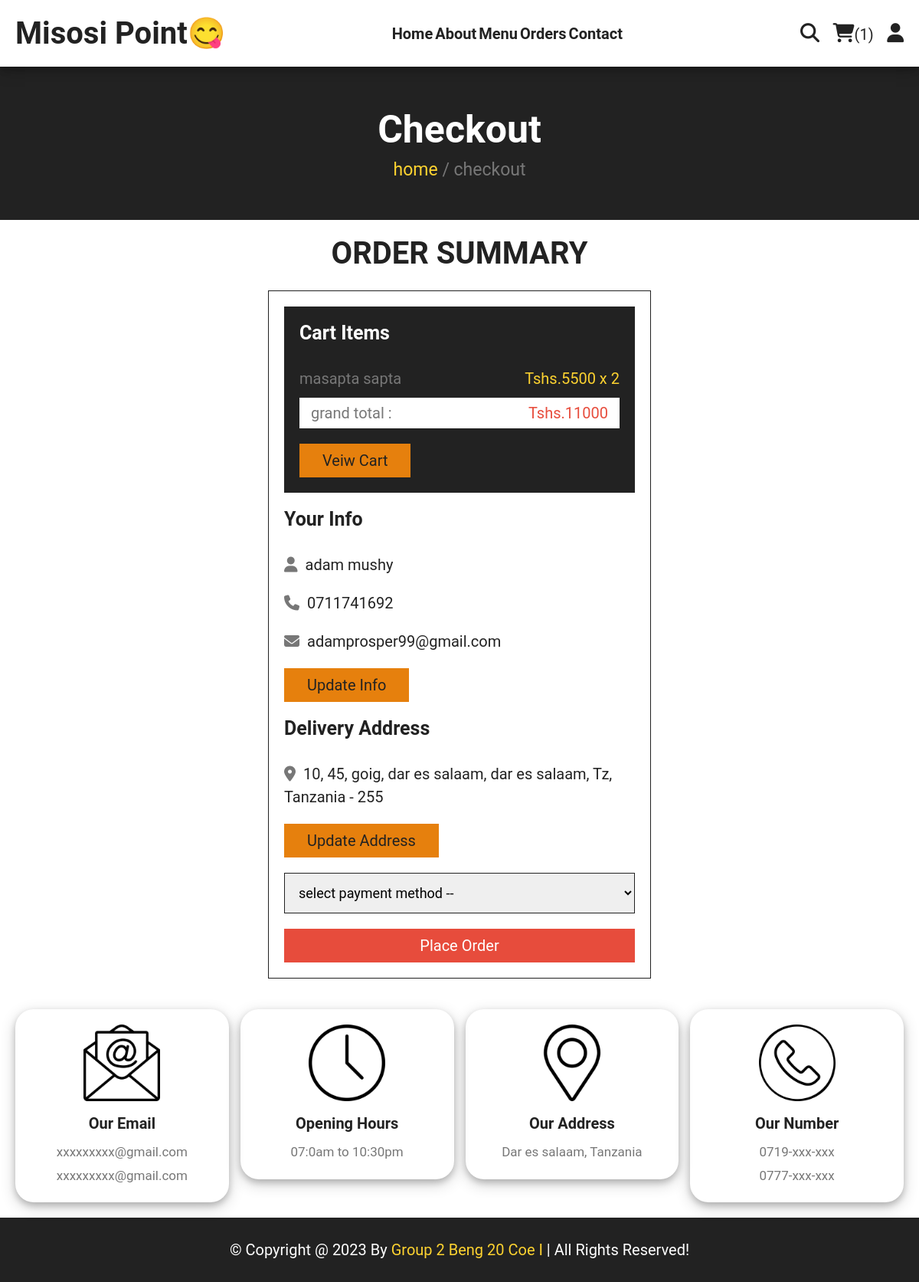
The page /checkout.php (signed in) on the database its author committed.
### tables this page shows
CREATE TABLE IF NOT EXISTS `cart` (
  `id` int NOT NULL AUTO_INCREMENT,
  `user_id` int NOT NULL,
  `pid` int NOT NULL,
  `name` varchar(100) NOT NULL,
  `price` int NOT NULL,
  `quantity` int NOT NULL,
  `image` varchar(100) NOT NULL,
  PRIMARY KEY (`id`)
);

CREATE TABLE IF NOT EXISTS `users` (
  `id` int NOT NULL AUTO_INCREMENT,
  `name` varchar(20) NOT NULL,
  `email` varchar(50) NOT NULL,
  `number` varchar(10) NOT NULL,
  `password` varchar(50) NOT NULL,
  `address` varchar(500) NOT NULL,
  PRIMARY KEY (`id`)
);

### checkout.php (the view, shortened to what this page needs)
<?php
include 'components/connect.php';
if(isset($_SESSION['user_id'])){
   $user_id = $_SESSION['user_id'];
}else{
   $user_id = '';
   header('location:home.php');
};
?>
<!DOCTYPE html>
<html lang="en">
<head>
   <link rel="stylesheet" href="https://cdnjs.cloudflare.com/ajax/libs/font-awesome/6.1.1/css/all.min.css">
   <link rel="stylesheet" href="css/style.css">
</head>
<body>
<?php include 'components/user_header.php'; ?>
<div class="heading">
   <h3>checkout</h3>
   <p><a href="home.php">home</a> <span> / checkout</span></p>
</div>
<section class="checkout">
   <h1 class="title">order summary</h1>
<form action="" method="post">
   <div class="cart-items">
      <h3>cart items</h3>
      <?php
         $grand_total = 0;
         $select_cart = $conn->prepare("SELECT * FROM `cart` WHERE user_id = ?");
         $select_cart->execute([$user_id]);
         if($select_cart->rowCount() > 0){
            while($fetch_cart = $select_cart->fetch(PDO::FETCH_ASSOC)){
               $grand_total += ($fetch_cart['price'] * $fetch_cart['quantity']);
      ?>
      <p><span class="name"><?= $fetch_cart['name']; ?></span><span class="price">Tshs.<?= $fetch_cart['price']; ?> x <?= $fetch_cart['quantity']; ?></span></p>
      <?php
            }
         }else{
            echo '<p class="empty">your cart is empty!</p>';
         }
      ?>
      <p class="grand-total"><span class="name">grand total :</span><span class="price">Tshs.<?= $grand_total; ?></span></p>
      <a href="cart.php" class="btn">veiw cart</a>
   </div>
   <div class="user-info">
      <h3>your info</h3>
      <p><i class="fas fa-user"></i><span><?= $fetch_profile['name'] ?></span></p>
      <p><i class="fas fa-phone"></i><span><?= $fetch_profile['number'] ?></span></p>
      <p><i class="fas fa-envelope"></i><span><?= $fetch_profile['email'] ?></span></p>
      <a href="update_profile.php" class="btn">update info</a>
      <h3>delivery address</h3>
      <p><i class="fas fa-map-marker-alt"></i><span><?php if($fetch_profile['address'] == ''){echo 'please enter your address';}else{echo $fetch_profile['address'];} ?></span></p>
      <a href="update_address.php" class="btn">update address</a>
      <select name="method" class="box" required>
         <option value="" disabled selected>select payment method --</option>
      </select>
      <input type="submit" value="place order" class="btn <?php if($fetch_profile['address'] == ''){echo 'disabled';} ?>" style="width:100%; background:var(--red); color:var(--white);" name="submit">
   </div>
</form>
</section>
<?php include 'components/footer.php'; ?>
</body>
</html>

### css/style.css (style rules this page uses)
:root { --yellow: #fed330; --red: #e74c3c; --white: #fff; --black: #222; ---orange: rgb(230, 128, 13); --light-color: #777; --border: .1rem solid var(--black); }
* { font-family: 'Roboto', sans-serif; margin: 0; padding: 0; box-sizing: border-box; outline: none; border: none; text-decoration: none; }
html { font-size: 62.5%; overflow-x: hidden; scroll-behavior: smooth; stop-opacity: 7rem; }
section { margin: 0 auto; max-width: 1200px; padding: 2rem; }
.title { text-align: center; margin-bottom: 2.5rem; font-size: 4rem; color: var(--black); text-transform: uppercase; text-decoration: none; text-underline-offset: 1rem; }
.heading { display: flex; align-items: center; justify-content: center; gap: 1rem; flex-flow: column; background-color: var(--black); min-height: 20rem; }
.heading h3 { font-size: 5rem; color: var(--white); text-transform: capitalize; }
.heading p { font-size: 2.3rem; color: var(--light-color); }
.heading p a { color: var(--yellow); }
.btn, .delete-btn { margin-top: 1rem; display: inline-block; font-size: 2rem; padding: 1rem 3rem; cursor: pointer; text-transform: capitalize; transition: .2s linear; }
.btn { background-color: var(---orange); color: var(--black); }
.checkout form { max-width: 50rem; margin: 0 auto; border: var(--border); padding: 2rem; }
.checkout form h3 { font-size: 2.5rem; text-transform: capitalize; padding: 2rem 0; color: var(--black); }
.checkout form .cart-items { background-color: var(--black); padding: 2rem; padding-top: 0; }
.checkout form .cart-items h3 { color: var(--white); }
.checkout form .cart-items p { display: flex; align-items: center; gap: 1.5rem; justify-content: space-between; margin: 1rem 0; line-height: 1.5; font-size: 2rem; }
.checkout form .cart-items p .name { color: var(--light-color); }
.checkout form .cart-items p .price { color: var(--yellow); }
.checkout form .cart-items .grand-total { background-color: var(--white); padding: .5rem 1.5rem; }
.checkout form .cart-items .grand-total .price { color: var(--red); }
.checkout form .user-info p { font-size: 2rem; line-height: 1.5; padding: 1rem 0; }
.checkout form .user-info p i { color: var(--light-color); margin-right: 1rem; }
.checkout form .user-info p span { color: var(--black); }
.checkout form .user-info .box { width: 100%; border: var(--border); padding: 1.4rem; margin-top: 2rem; margin-bottom: 1rem; font-size: 1.8rem; }

### rows shown on the page
cart: name "masapta sapta", price "5500", quantity "2"
users: name "adam mushy", number "0711741692", email "adamprosper99@gmail.com", address "10, 45, goig, dar es salaam, dar es salaam, Tz, Tanzania - 255", submit "place order"

### other values the page prints
$total_cart_items "1"
$grand_total "11000"
